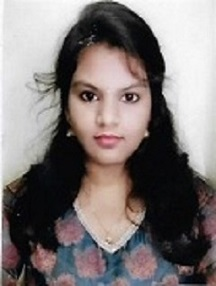
%> input picture DSIP-Final Project/DSIP Project/Photo.jpg, 216 x 286 px
$ octave Pdiag_components.m   (GNU Octave 9; MATLAB toolbox functions it lacks are replaced by stand-ins)
%> lines starting %> are read from the running program, lines starting %| are printed output that depends on the picture
I=double((imread('Photo.jpg')));
In=I;

mask=[0, -1, -1;1, 0, -1;1, 1, 0];
mask=flipud(mask);
mask=fliplr(mask);

for i=2:size(I, 1)-1
	for j=2:size(I, 2)-1
		neighbour_matrix=mask.*In(i-1:i+1, j-1:j+1);
		avg_value=sum(neighbour_matrix(:));
		I(i, j)=avg_value;
	end
end
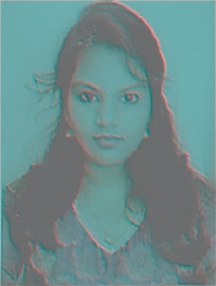
%> I: size 286x216x3 double; mean R, G, B 4.1, 118.8, 117.9; drawn with min black and max white
figure, imshow(uint8(I));
%> after `imshow(uint8(I))`:
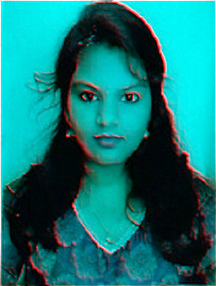
%> displayed picture: size 286x216x3, on the screen's scale of 0 to 255; mean R, G, B 16.3, 118.8, 117.9

$ run again, with DSIP-Final Project/DSIP Project/Tulips.jpg copied over DSIP-Final Project/DSIP Project/Photo.jpg
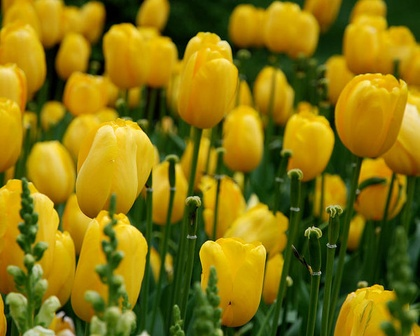
%> input picture DSIP-Final Project/DSIP Project/Tulips.jpg, 420 x 336 px, shrunk from 600 x 480 before the run
%> after the loop `for i=2:size(I, 1)-1`:
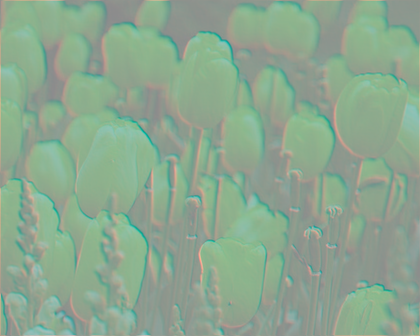
%> I: size 336x420x3 double; mean R, G, B 0.4, 115, 14.3; drawn with min black and max white
%> `imshow(uint8(I))`:
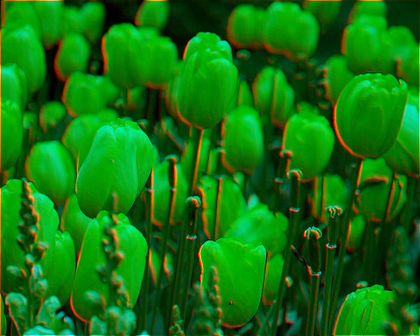
%> displayed picture: size 336x420x3, on the screen's scale of 0 to 255; mean R, G, B 18, 115, 14.3

$ run again, with DSIP-Final Project/DSIP Project/beach.jpg copied over DSIP-Final Project/DSIP Project/Photo.jpg
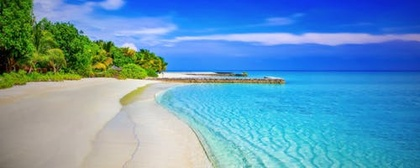
%> input picture DSIP-Final Project/DSIP Project/beach.jpg, 420 x 168 px, shrunk from 500 x 200 before the run
%> after the loop `for i=2:size(I, 1)-1`:
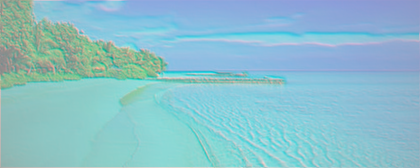
%> I: size 168x420x3 double; mean R, G, B -1.8, 152.5, 187.6; drawn with min black and max white
%> `imshow(uint8(I))`:
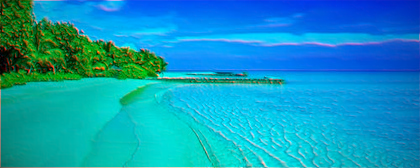
%> displayed picture: size 168x420x3, on the screen's scale of 0 to 255; mean R, G, B 13.8, 152.5, 187.6
